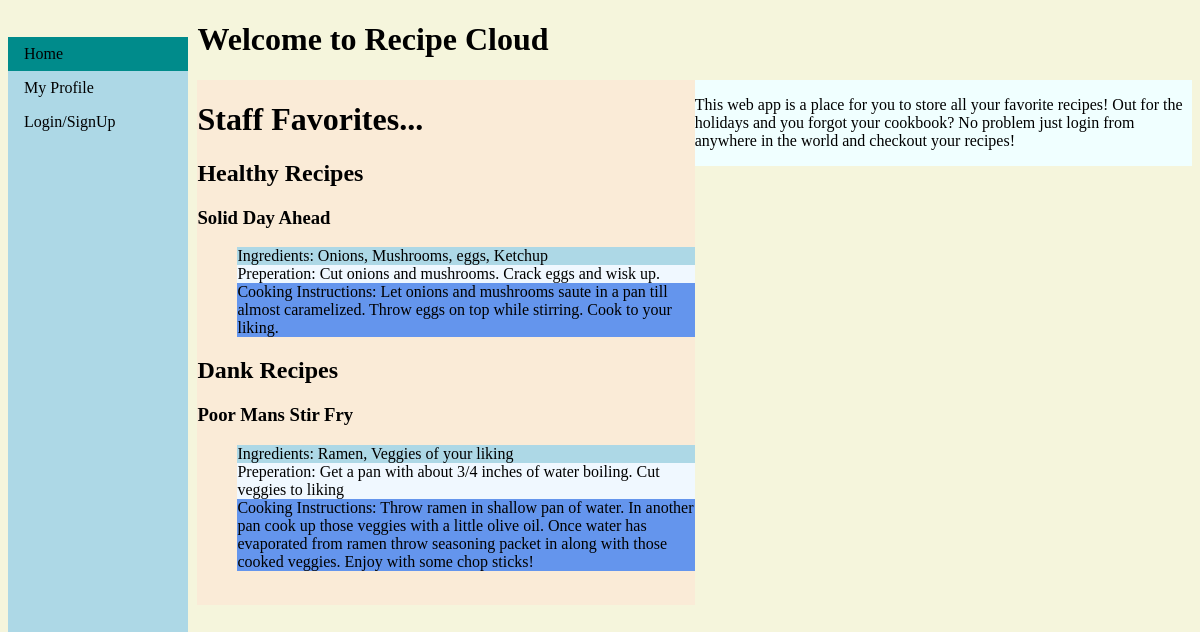
The page / on the database its author committed.
### app.py (models this page shows)
class HlthyRec(db.Model):
    id =            db.Column(db.Integer, primary_key=True)
    name        =   db.Column(db.String(100))
    ingredients =   db.Column(db.String(1000))
    preperation =   db.Column(db.String(10000))
    cooking     =   db.Column(db.String(10000))
    userId      =   db.Column(db.Integer, db.ForeignKey('user.id'))

class DankRec(db.Model):
    id          = db.Column(db.Integer, primary_key=True)
    name        = db.Column(db.String(100))
    ingredients = db.Column(db.String(1000))
    preperation = db.Column(db.String(10000))
    cooking     = db.Column(db.String(1000))
    userId      = db.Column(db.Integer, db.ForeignKey('user.id'))

### app.py (the view)
@app.route('/')
def home():
    staff = User.query.filter_by(username="staff").first()
    staffId = staff.id
    hlthyRecs = HlthyRec.query.filter_by(userId=staffId)
    dankRecs = DankRec.query.filter_by(userId=staffId)
    userExist = False
    try:
        current_user.id
        userExist = True
    except:
        print("No Current User")
    return render_template('home.html', hlthyRecs=hlthyRecs, dankRecs=dankRecs,
                           username="Staff", userExist=userExist)

### templates/home.html (shortened to what this page needs)
<!DOCTYPE html>
<html lang="en">
<head>
</head>
<body>
    {% extends "base.html" %}
    {% block content %}
    <div class="main">
        <h1>Welcome to  Recipe Cloud</h1>
        <div id="left">
            <h1>Staff Favorites...</h1>
            <h2>Healthy Recipes</h2>
            {% if hlthyRecs %}
                {% for item in hlthyRecs %}
                    <h3>{{item.name}}</h3>
                    <ul>
                        <li class="ingredients">Ingredients: {{item.ingredients}}</li>
                        <li class="preperation">Preperation: {{item.preperation}}</li>
                        <li class="cooking">Cooking Instructions: {{item.cooking}}</li>
                    </ul>
                {% endfor %}
            {% endif %}
            <h2>Dank Recipes</h2>
            {% if dankRecs %}
                {% for item in dankRecs %}
                    <h3>{{item.name}}</h3>
                    <ul>
                        <li class="ingredients">Ingredients: {{item.ingredients}}</li>
                        <li class="preperation">Preperation: {{item.preperation}}</li>
                        <li class="cooking">Cooking Instructions: {{item.cooking}}</li>
                        <li><img src="" id="imageupload"> </li>
                    </ul>
                {% endfor %}
            {% endif %}
        </div>
        <div id="right">
            <p>This web app is a place for you to store all your
            favorite recipes! Out for the holidays and you forgot
            your cookbook? No problem just login from anywhere in the
            world and checkout your recipes!</p>
        </div>
    </div>
    {% endblock %}

### templates/base.html (shortened to what this page needs)
<!DOCTYPE html>
<html lang="en">
<head>
    <link rel="stylesheet" href="{{ url_for('static', filename='styles/main.css') }}">
</head>
<body>
    <nav>
        <ul>
            <li><a href="/">Home</a></li>
            <li><a href="/profile">My Profile</a> </li>
            <li id="login"><a href="/login">Login/SignUp</a></li>
        </ul>
    </nav>
    {% block content %}{% endblock %}
</body>
</html>

### static/styles/main.css (style rules this page uses)
body { background-color: beige; }
nav ul { list-style: none; width: 15%; background-color: lightblue; padding: 0; height: 100%; position: fixed; }
ul { list-style: none; }
.active { background-color: darkcyan; }
nav ul li a { display: block; color: #000; text-decoration: none; padding:8px 16px; }
div.main { position: inherit; width: 84%; margin-left: 16%; }
#left { width: 50%; word-break: keep-all; float: left; background-color: antiquewhite; }
#right { float: left; width: 50%; background-color: azure; height: 100%; word-break: keep-all; }
li.ingredients { background-color: lightblue; }
li.preperation { background-color: aliceblue; }
li.cooking { background-color: cornflowerblue; }

### rows shown on the page
HlthyRec: name "Solid Day Ahead", ingredients "Onions, Mushrooms, eggs, Ketchup", preperation "Cut onions and mushrooms. Crack eggs and wisk up.", cooking "Let onions and mushrooms saute in a pan till almost caramelized. Throw eggs on top while stirring. Cook to your liking."
DankRec: name "Poor Mans Stir Fry", ingredients "Ramen, Veggies of your liking", preperation "Get a pan with about 3/4 inches of water boiling. Cut veggies to liking", cooking "Throw ramen in shallow pan of water. In another pan cook up those veggies with a little olive oil. Once water has evaporated from ramen throw seasoning packet in along with those cooked veggies. Enjoy with some chop sticks!"
